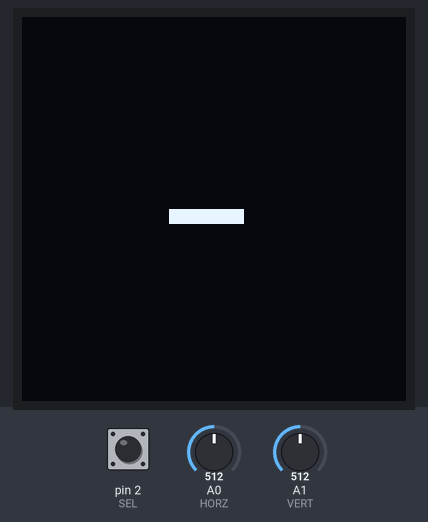
Recording of a sketch running on a simulated Arduino Uno, built with avr-gcc and run on an emulated ATmega328P. Shown: 128×128 one-colour display. The inputs (shaded band) are chosen by the test bench; at power-on: pin 2 (SEL) HIGH, A0 (HORZ) = 512, A1 (VERT) = 512. Random numbers use the default seed unless the sketch sets one; what the sketch prints to the serial monitor is not drawn.

Above: at 0.36 s.
At 5.02 s:
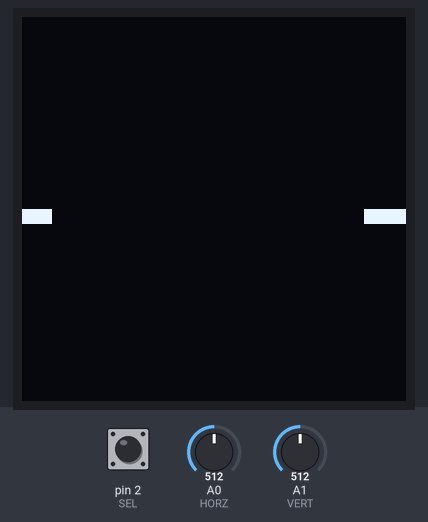
At 10.04 s:
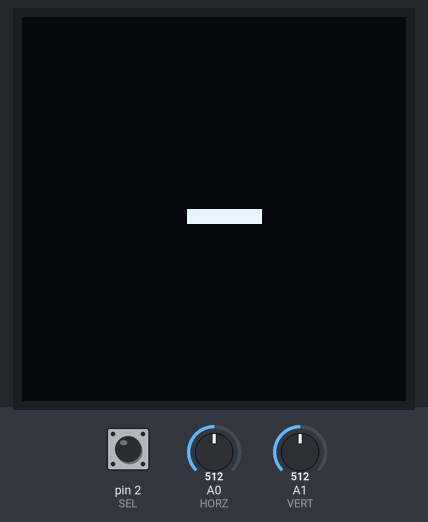
At 20.07 s:
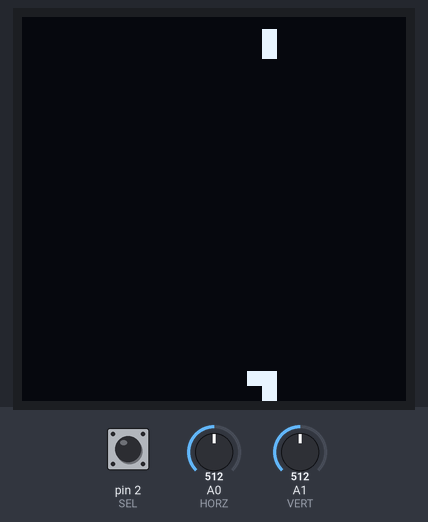
At 29.75 s:
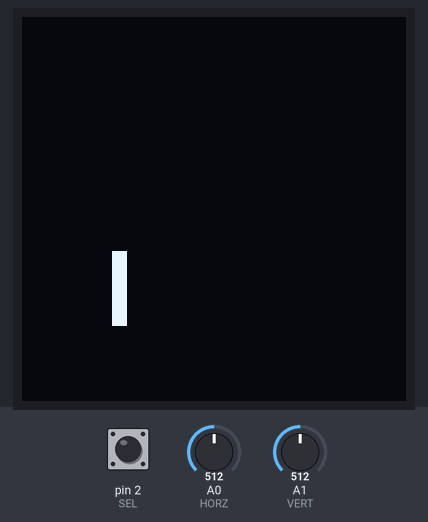
At 39.78 s:
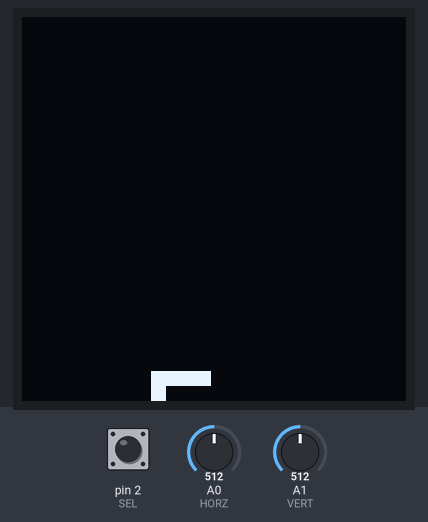

The sketch:

HelloWokwi.ino
```cpp
#include <Arduino.h>
#include <U8g2lib.h>
#include <Wire.h>

U8G2_SH1107_128X128_1_HW_I2C u8g2(U8G2_R0); // Inisialisasi OLED 128x128, HW I2C

// Ukuran layar dan parameter ular
const int screenWidth = 128;
const int screenHeight = 128;
const int snakeSegmentSize = 5; // Ukuran tiap segmen ular
const int maxSnakeLength = 20;  // Panjang maksimal ular (dalam segmen)

// analog
int HORZ = A0;  // Pin untuk sumbu horizontal (X)
int VERT = A1;  // Pin untuk sumbu vertikal (Y)
int SEL = 2;    // Pin untuk tombol (push button)

struct SnakeSegment {
  int x, y;
};

SnakeSegment snake[maxSnakeLength]; // Array segmen untuk menyimpan posisi ular
int snakeLength = 5;                // Panjang awal ular
int dx = snakeSegmentSize;          // Kecepatan gerak (arah x)
int dy = 0;                         // Kecepatan gerak (arah y)

void setup() {
  // analog
  Serial.begin(9600);
  pinMode(SEL, INPUT_PULLUP);

  u8g2.begin();
  u8g2.setContrast(255);

  // Inisialisasi posisi ular di tengah layar
  for (int i = 0; i < snakeLength; i++) {
    snake[i].x = screenWidth / 2 - i * snakeSegmentSize;
    snake[i].y = screenHeight / 2;
  }

}

void loop() {

  // Membaca nilai analog dari sumbu X dan Y
  int xValue = analogRead(HORZ);
  int yValue = analogRead(VERT);

  int selState = digitalRead(SEL);


  // Menampilkan hasil pembacaan pada Serial Monitor
  Serial.print("X: ");
  Serial.print(xValue);
  Serial.print("\tY: ");
  Serial.print(yValue);
  Serial.print("\tSEL: ");
  Serial.println(selState);

  delay(100); // Jeda 100 ms untuk memudahkan pembacaan


  // Geser setiap segmen ular ke posisi segmen sebelumnya (memperbarui posisi ular)
  for (int i = snakeLength - 1; i > 0; i--) {
    snake[i].x = snake[i - 1].x;
    snake[i].y = snake[i - 1].y;
  }

  // Gerakkan kepala ular
  snake[0].x += dx;
  snake[0].y += dy;

  // Memastikan ular muncul kembali dari sisi berlawanan jika keluar dari layar
  if (snake[0].x >= screenWidth) snake[0].x = 0;
  if (snake[0].x < 0) snake[0].x = screenWidth - snakeSegmentSize;
  if (snake[0].y >= screenHeight) snake[0].y = 0;
  if (snake[0].y < 0) snake[0].y = screenHeight - snakeSegmentSize;

  // Menggambar ular pada layar OLED
  u8g2.firstPage();
  do {
    for (int i = 0; i < snakeLength; i++) {
      u8g2.drawBox(snake[i].x, snake[i].y, snakeSegmentSize, snakeSegmentSize); // Menggambar tiap segmen sebagai kotak
    }
  } while (u8g2.nextPage());

  // Ubah arah secara acak setiap beberapa langkah (opsional, agar lebih dinamis)
  if (random(10) < 2) {
    int newDirection = random(4);
    if (newDirection == 0 && dx == 0) { dx = snakeSegmentSize; dy = 0; }   // Kanan
    if (newDirection == 1 && dx == 0) { dx = -snakeSegmentSize; dy = 0; }  // Kiri
    if (newDirection == 2 && dy == 0) { dx = 0; dy = snakeSegmentSize; }   // Bawah
    if (newDirection == 3 && dy == 0) { dx = 0; dy = -snakeSegmentSize; }  // Atas
  }

  delay(200); // Kontrol kecepatan ular
}
```
